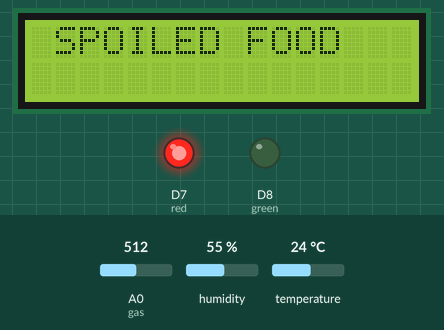
A sketch run on a simulated ESP8266 (NodeMCU). Parts: 16×2 character LCD, output pins drawn as LEDs (lit = HIGH). The test bench sets the inputs (shaded band); at power-on: A0 (gas) = 512, temperature 24 °C, humidity 55 %. WiFi joins after 1.5 s; servers stay silent unless stated; what the sketch prints to the serial monitor is not drawn.

Above: at 4.7 s.
4.8 s: A0 (gas) set to 418
6.5 s: A0 (gas) set to 389
At 7.8 s:
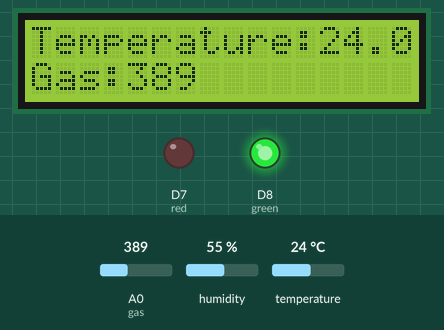
8.7 s: temperature set to 12 °C
At 11.8 s:
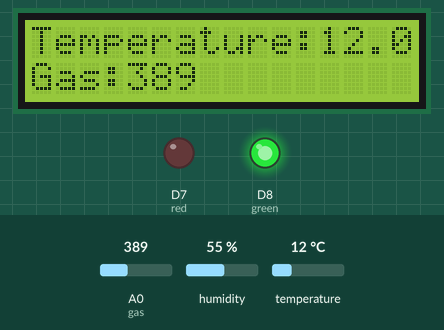
12.4 s: temperature set to 19 °C
At 13.8 s:
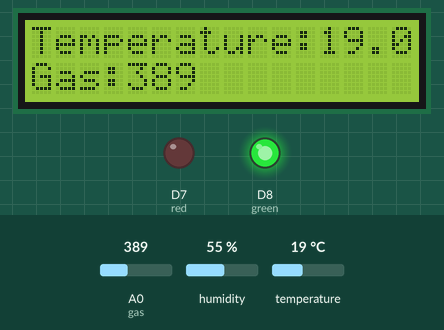
14.8 s: temperature set to 28 °C
At 17.0 s:
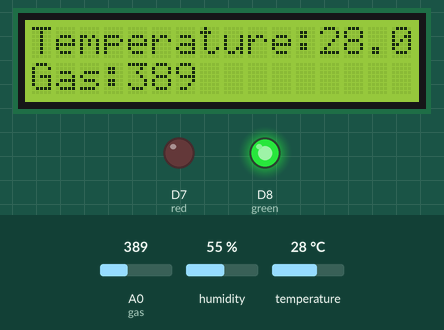
17.3 s: A0 (gas) set to 306
At 19.0 s:
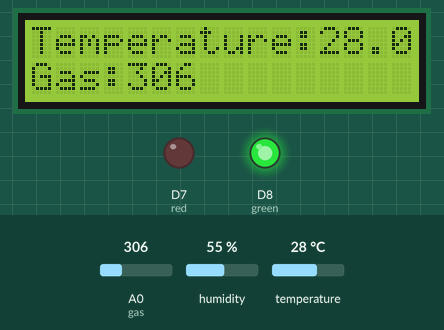
Timing chart, 0 to 20.5 s (numbered marks = the images above; inputs shaded):
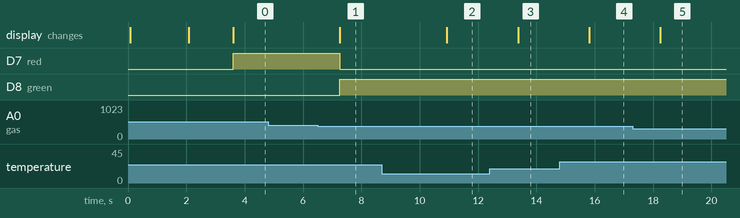

The sketch:

IOT_based_food_spoilage_detection.ino
```cpp
#include <LiquidCrystal.h>
#include <DHT.h>  // Including library for dht

#include <ESP8266WiFi.h>
LiquidCrystal lcd(D4,D5,D0,D1,D2,D3);

String apiKey = "HK70XTFMFPQXQQOW";     //  Enter your Write API key from ThingSpeak

const char *ssid =  "Gravity Gimbals";     // replace with your wifi ssid and wpa2 key
const char *pass =  "8778222387";
const char* server = "api.thingspeak.com";

#define DHTPIN D6          //pin where the dht11 is connected
const int gas =A0;
const int red =D7;
const int green =D8;
DHT dht(DHTPIN, DHT11);

int gasval;

WiFiClient client;

void setup()
{
       lcd.begin(16, 2);
       Serial.begin(115200);
       delay(10);
       dht.begin();
       lcd.print(" IOT BASED FOOD ");
       lcd.setCursor(0,1);
       lcd.print("MONITORING SYSTEM");
       delay(2000);
       lcd.clear();
       pinMode(gas,INPUT);
       pinMode(red,OUTPUT);
       pinMode(green,OUTPUT);
     Serial.println("Connecting to ");
       Serial.println(ssid);


       WiFi.begin(ssid, pass);

      while (WiFi.status() != WL_CONNECTED)
     {
            delay(500);
            Serial.print(".");
     }
      Serial.println("");
      Serial.println("WiFi connected");

}

void loop()
{

      //float h = dht.readHumidity();
      float t = dht.readTemperature();
      //Serial.println("TEMP :");
      //Serial.println(t);

      gasval=analogRead(gas);

      lcd.clear();
      lcd.print("Temperature:");
      lcd.print(t);
      lcd.setCursor(0,1);
      lcd.print("Gas:");
      lcd.print(gasval);

              if (isnan(t))
                 {
                     Serial.println("Failed to read from DHT sensor!");
                      return;
                 }
 if(gasval>400)
 {
  digitalWrite(red,HIGH);
  digitalWrite(green,LOW);
  lcd.clear();
  lcd.print(" SPOILED FOOD");

 }
 else
 {
  digitalWrite(red,LOW);
  digitalWrite(green,HIGH);

 }
                      if (client.connect(server,80))   //   "184.106.153.149" or api.thingspeak.com
                      {

                             String postStr = apiKey;
                             postStr +="&field1=";
                             postStr += String(t);
                             postStr +="&field2=";
                             postStr += String(gasval);
                             postStr += "\r\n\r\n";

                             client.print("POST /update HTTP/1.1\n");
                             client.print("Host: api.thingspeak.com\n");
                             client.print("Connection: close\n");
                             client.print("X-THINGSPEAKAPIKEY: "+apiKey+"\n");
                             client.print("Content-Type: application/x-www-form-urlencoded\n");
                             client.print("Content-Length: ");
                             client.print(postStr.length());
                             client.print("\n\n");
                             client.print(postStr);

                             Serial.print("Temperature: ");
                             Serial.print(t);
                             Serial.print(" degrees Celcius, Humidity: ");
                             Serial.print(gasval);
                             Serial.println("%. Send to Thingspeak.");
                        }
          client.stop();

          Serial.println("Waiting...");

  // thingspeak needs minimum 15 sec delay between updates
  delay(1000);
}
```

Measured:
- the behaviour switches between 401 and 400 on A0 (gas) (found by bisection; images 0 and 1)
- after the input at 4.8 s, every drawn part: stays the same
- after the input at 6.5 s, D7 (red): HIGH → LOW after 0.77 s; D8 (green): LOW → HIGH after 0.77 s; the display: changes after 0.77 s (image 1)
- after the input at 8.7 s, the display: changes after 2.2 s (image 2)
- after the input at 12.4 s, the display: changes after 0.97 s (image 3)
- after the input at 14.8 s, the display: changes after 1.0 s (image 4)
- after the input at 17.3 s, the display: changes after 0.94 s (image 5)
